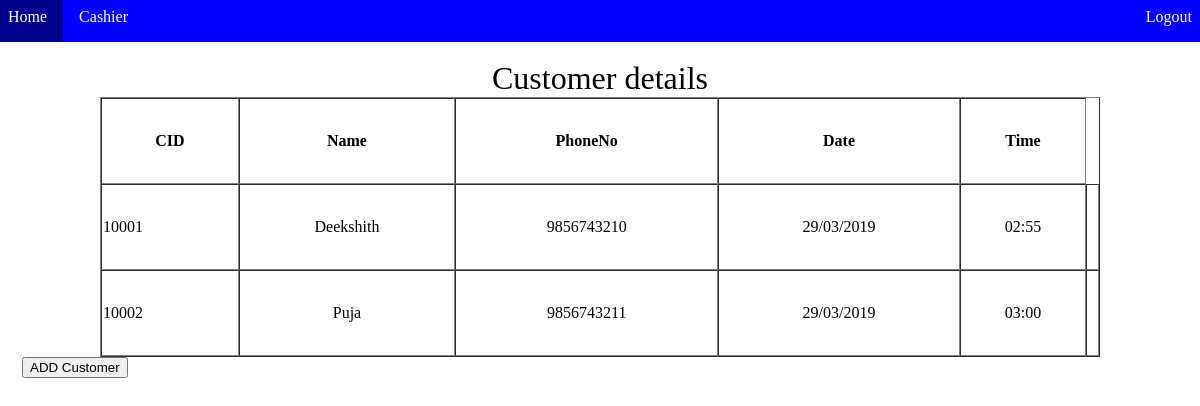
/FrontEnd/Cashier.php (signed in), run on the app's committed database.
### tables this page shows
CREATE TABLE `Customer` (
  `CID` varchar(14) NOT NULL,
  `Name` varchar(20) DEFAULT NULL,
  `PhoneNo` varchar(10) DEFAULT NULL,
  `Date` varchar(10) DEFAULT NULL,
  `Time` varchar(5) DEFAULT NULL,
  PRIMARY KEY (`CID`)
);

### FrontEnd/Cashier.php (the view, shortened to what this page needs)
<?php
include('./dbconfig.php');
?>
<!DOCTYPE html>
<html>
<head>
</head>
<body style="margin: -8px">
	<ul>
		<li><a href="server.php" style="color: white;text-decoration:none">Home</a></li>
	    <li>Cashier</li>
<?php
  if(!isset($_SESSION['sess_user']))
  {
?>
 		<li style="float: right;"><a href="login.php" style="color: white;text-decoration:none">Login</a></li>
<?php
  } else{
?>
		<li style="float: right;"><a href="logout.php" style="color:white;text-decoration:none">Logout</a></li>
<?php
  }
?>
	</ul>
	<br>
	<center>
		<table cellspacing=0 border=1 width="1000" height="260" >
			<caption>Customer details</caption>
			<tr>
				<th>CID</th>
				<th>Name</th>
				<th>PhoneNo</th>
				<th>Date</th>
			    <th>Time</th>
			</tr>
	<?php
		$query=mysqli_query($conn,"SELECT * FROM Customer");
			while($row = mysqli_fetch_assoc($query))
			{
				$CID=$row['CID'];
				$Name=$row['Name'];
				$PhoneNo=$row['PhoneNo'];
				$Date=$row['Date'];
				$Time=$row['Time'];
				echo '<tr>' . '<td>';
			    echo $CID . '<br/>' . '<td>'.'</center>'.'<center>';
			    echo $Name . '<br/>' . '<td>'.'</center>'.'<center>';
				echo $PhoneNo. '<br/>' . '<td>'.'</center>'.'<center>';
				echo $Date. '<br/>' . '<td>'.'</center>'.'<center>';
				echo $Time . '<br/>' . '<td>'.'</center>'.'<center>';
			}
	?>
	</center>
	<span>
		<button style="margin-left:30px;"  type="submit" onclick = "location.href = 'insert_customer.php'" class ="btn btn-primary btn-lg" >ADD Customer</button><br/>
	</span>
</body>
</html>

### FrontEnd/Cashier.php (style rules this page uses)
ul { list-style-type: none; border: 1px blue; margin: 0; padding: 0; overflow: hidden; background-color: blue; }
ul li { float: left; display: block; color: white; text-align: center; padding: 16px; }
caption { font-size: 200%; }

### data on the page
customer: CID "10001", Name "Deekshith", PhoneNo "9856743210", Date "29/03/2019", Time "02:55"
customer: CID "10002", Name "Puja", PhoneNo "9856743211", Date "29/03/2019", Time "03:00"
